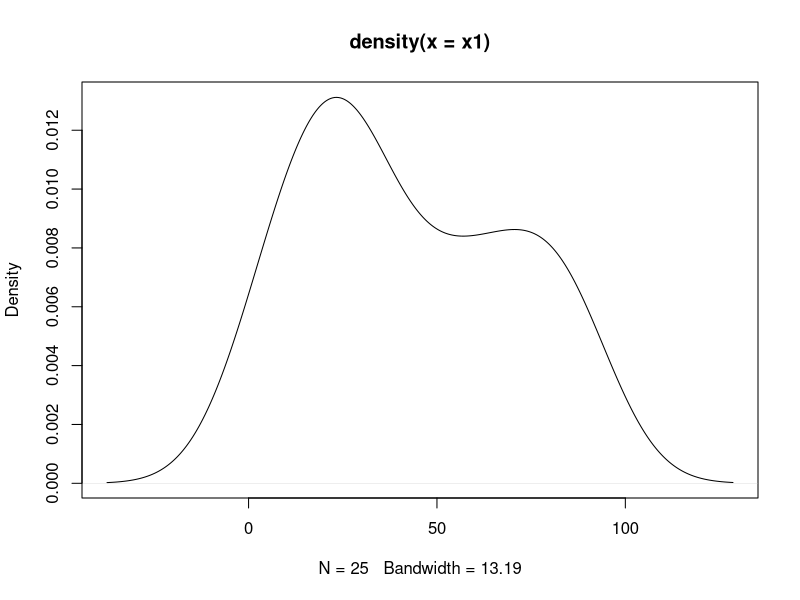
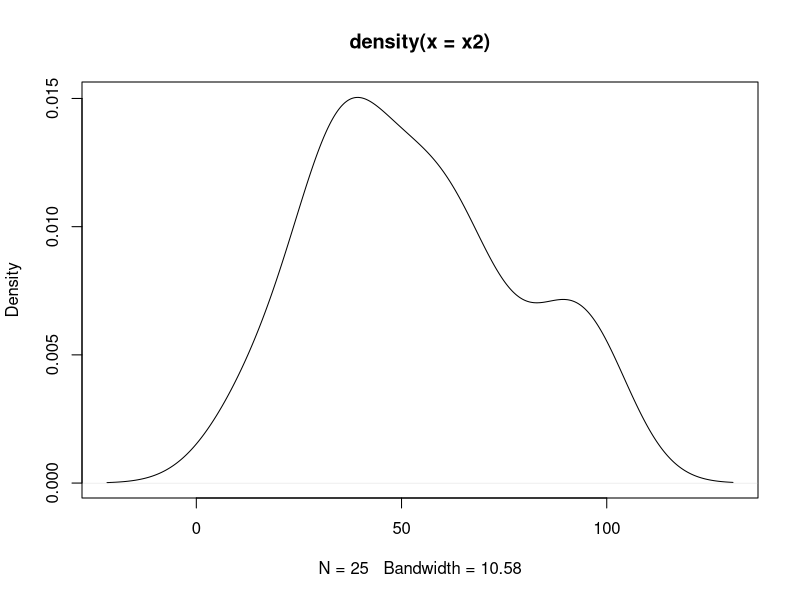
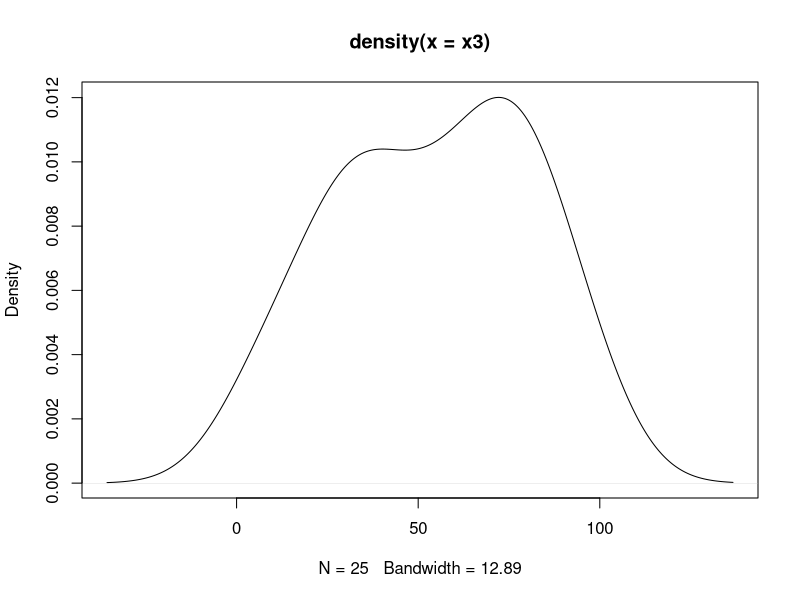
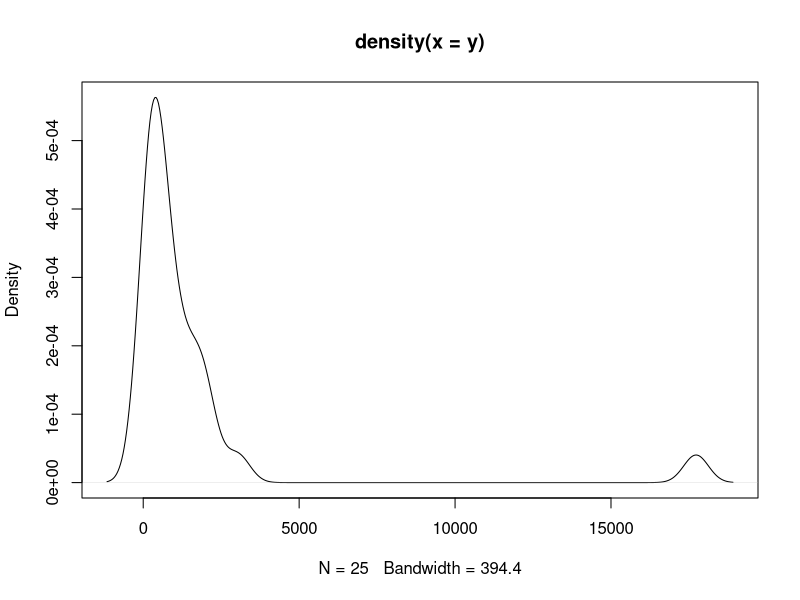
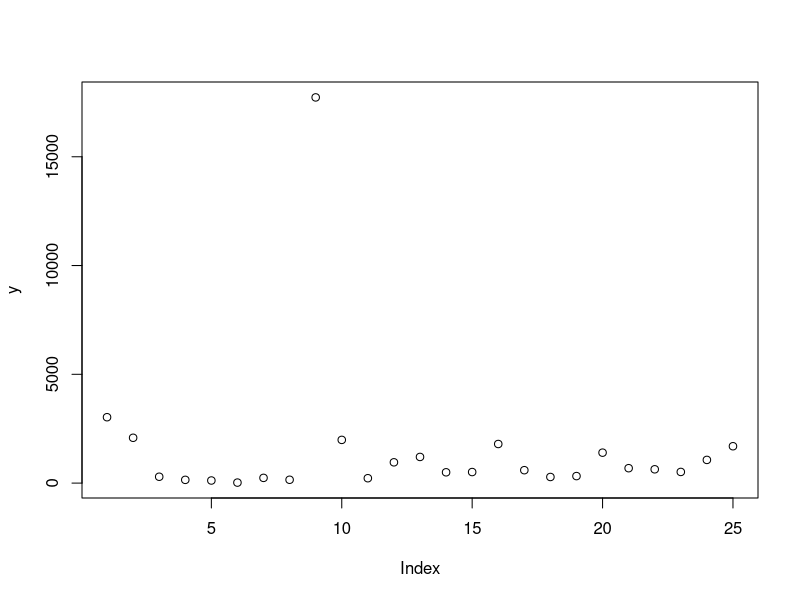
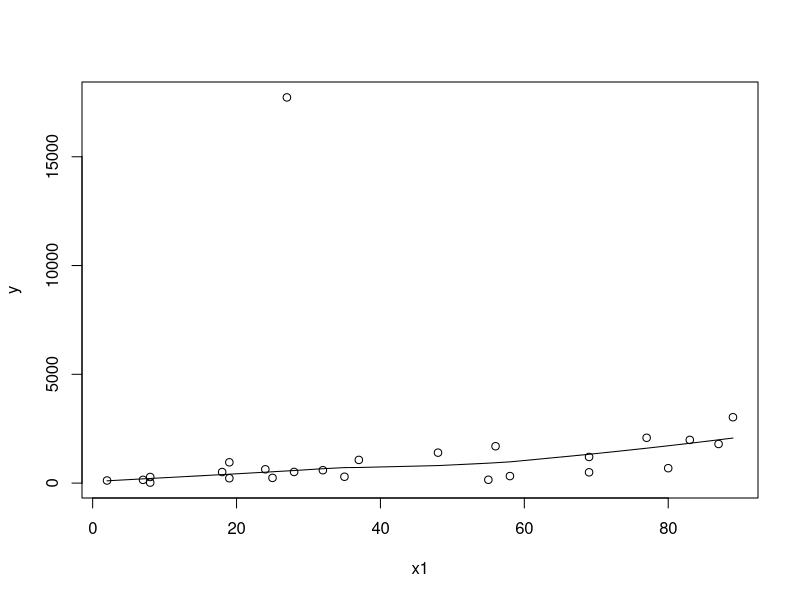
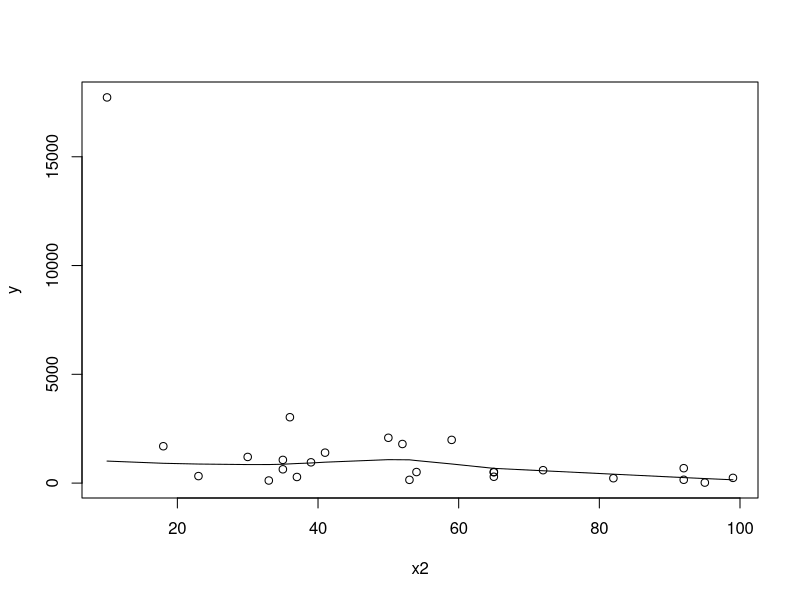
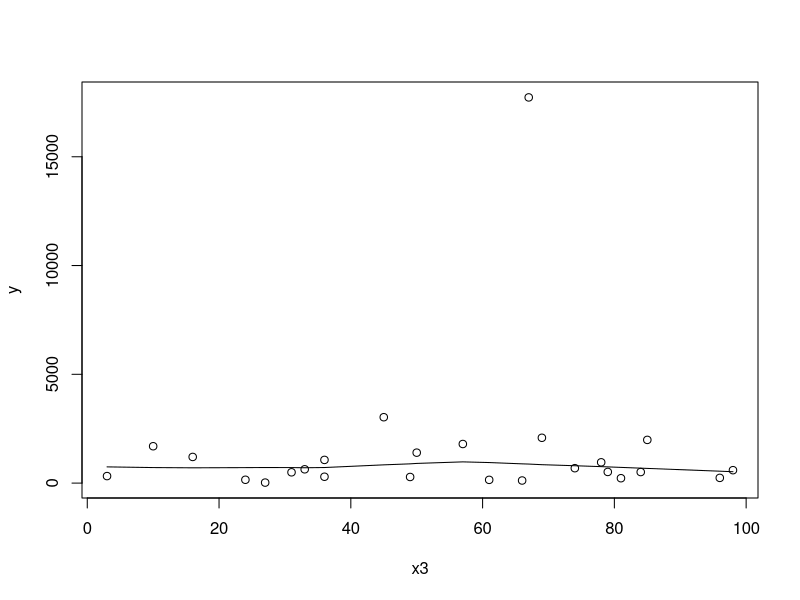

Write R code to recreate these figures, in order.
setwd("C:/Users/minnie/Dropbox/Penn State/2nd year/measurement/measurement/homework")

library(foreign)
library(car)
data <- read.csv("hw_01.csv")
attach(data)

View(data)

## my comments on the relationship between variables are written throughout the script


# I first explore the data by looking at the distribution of the variables 
plot(density(x1))  
plot(density(x2))
plot(density(x3))
plot(density(y))  # I sense that there is an outlier in y
plot(y) #there is an outlier 

# now I plot x variables against the y varaibel 
plot(x1, y)
lines(lowess(x1, y)) #positive relationship between x1 and y 
plot(x2, y)
lines(lowess(x2, y)) # slightly negative relationship x2 and y 
plot(x3, y)
lines(lowess(x3, y)) # almost no relationship x3 and y 

# I run some linear models 
m1 <- lm(y~x1)
summary(m1) # positive coefficient, but not statistically significant, very low model fit according to R-squared

m2 <- lm(y~x2)
summary(m2) # negative coefficient, statistically significant at 95% confidence level, slightly better model fit than x1

m3 <- lm(y~x3)
summary(m3) # negative coefficient, not statistically significant, very low model fit 

m4 <- lm(y~x1+x2)
summary(m4) # only x2 statistically significant (negative); model fit isn't too good 

m5 <- lm(y~x2+x3)
summary(m5) #only x2 statistically significant and the effect is bigger and negative; model fit has improved a little bit

m6 <- lm(y~x1+x3)
summary(m6) # neither x variable significant. Not a good model fith 

m7 <- lm(y~x1+x2+x3)
summary(m7) # only x2 is statistically significant at the 95% confidence level, not a good model fit 

# correlation between y and x variables
cor(y, x1) # very low correlation

cor(y, x2) #moderate negative correlation 

cor(y, x3) # very low correlation 

# correlation between x variables 
cor(x1, x2) # very low negative correlation 

cor(x3, x2) #moderate positive correlation 

cor(x1, x3)  #low negative correlation 


# look at the fit of m7 (the one with all variables)
plot(m7)  #unit 9 is an outlier 

influencePlot(m7)  ## unit 9 seems to be an outlier with very high studentized residual 

data1 <- data[-9,]  ### seems like there is an outlier (unit 9) so I omit the outlier and rerun the models 

# I explore the distribution of the variables and the relationship between the variables in the unit9-omitted dataset
plot(density(data1$y)) #looks more like normal now 
plot(data1$y) #little bit concentrated at the bottom but looks dispersed 

plot(data1$x1,data1$y)
lines(lowess(data1$x1,data1$y)) # positive relationship
plot(data1$x2,data1$y)
lines(lowess(data1$x2,data1$y)) # very slightly positive and then negative relationship
plot(data1$x3,data1$y)
lines(lowess(data1$x3,data1$y)) # slightly positive and then negative relationship 

cor(data1$x1, data1$y) # high positive correlation 
cor(data1$x2, data1$y) # moderate negative correlation
cor(data1$x3, data1$y) # very low negative correlation

#I run ols models with the new data (unit 9 omitted)
m11 <- lm(y~x1, data=data1)
summary(m11) #x1 positive and statistically significant (p-value virtually 0); good model fit (R-squared is 0.51)

m12 <- lm(y~x2, data=data1)
summary(m12) #x2 negative and statistically significant at 95% confidence level. model fit did not change much from the non-omitted model

m13 <- lm(y~x3, data=data1)
summary(m13) # x3 statistically still insignificant; model fit not good

m14 <- lm(y~x1+x2, data=data1)
summary(m14) # both significant; model fit increased from only having x1 

m15 <- lm(y~x2+x3, data=data1)
summary(m15) #only x2 significant 

m16 <- lm(y~x1+x3, data=data1)
summary(m16) # only x1 statistically significant and the model fit is quite good 

m17 <- lm(y~x1+x2+x3, data=data1)
summary(m17) 
# all x variables significant to some degree (x1 and x2'sp-value are virtually 0, and x3 significant at 95% confidence level)
# The model fit is also much better with the outlier exclued -- R-squared is 0.7066 now. 
# It seems that x1 is most highly related the y variable. 

cor(data1$x1, data1$x2) # negative 
cor(data1$x2, data1$x3) #positive 
cor(data1$x1, data1$x3) #negative 

# now I make x variables as the dependent variable 

mod1 <- lm(x1~ y+x2 + x3, data=data1)
summary(mod1)

mod2 <- lm(x2~ y+x1 + x3, data=data1)
summary(mod2)

mod1 <- lm(x3 ~ y+x2 + x1, data=data1)
summary(mod1)

# With the x variables as the dependent variable, we see that the x variables are related with each other as well. 
# expecially, variable x2 is statistically significant at the 99% confidence level when x1 and x3 are dependent variables.
# also it is interesting how altough the correlation between x1 and x2 is negative, the coefficient of x1 when x2 is the dependent variable is positive.
# since all variables are significant when y, x1, x2, and x3 are each modeled as the dependent variable,
# it may be that they are all very related to one another.  
